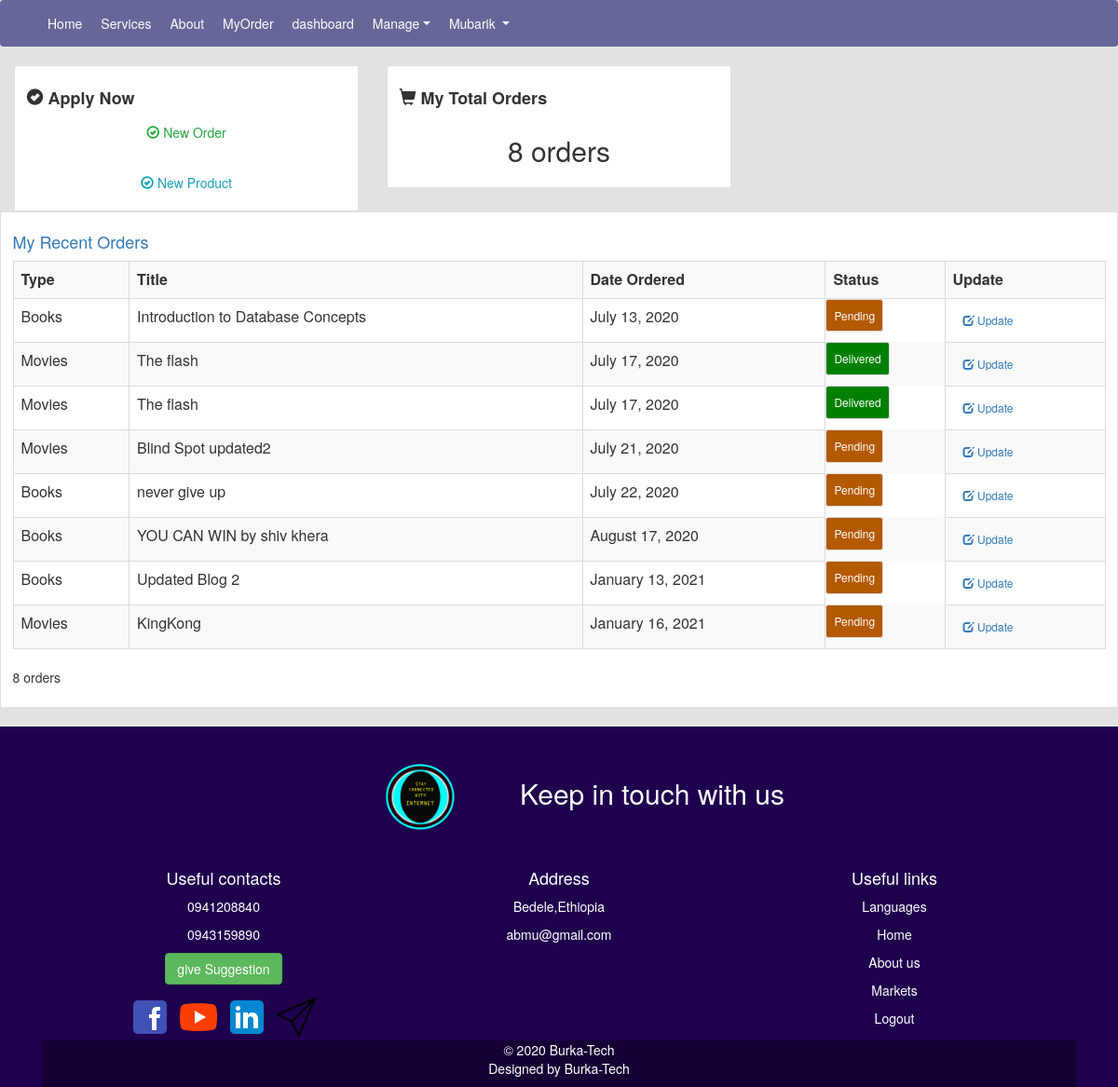
/myorder/ (signed in), run on the app's committed database.
### abmublog/models.py (models this page shows)
class Order(models.Model):
    STATUS = (
        ('Pending', 'Pending'),
        ('Delivered', 'Delivered'),
    )
    name=models.ForeignKey(User,on_delete=models.CASCADE)
    type=models.ForeignKey(Product,on_delete=models.CASCADE)
    title=models.CharField(max_length=200,null=True)
    status=models.CharField(max_length=200, null=True,choices=STATUS,default='Pending')
    date_created=models.DateTimeField(auto_now_add=True)

class Product(models.Model):
    name=models.CharField(max_length=100,unique=True)
    category=models.CharField(max_length=100)
    def __str__(self):
        return self.name

### abmublog/views.py (the view)
# urls.py: path('myorder/',views.myorder,name='myorder'),
@login_required(login_url='login')
def myorder(request):
    orders=Order.objects.filter(name=request.user)
    order_count=orders.count()
    context={'orders':orders,'order_count':order_count}
    return render(request,'abmublog/myorder.html',context)

### abmublog/templates/abmublog/myorder.html (shortened to what this page needs)
{% extends 'abmublog/base.html' %}
{% block content %}
<div class="container-fluid">
      <div class="row">
        <div class="col-md-4">
             <div class="card card-body">
                 <h4><strong><span class="glyphicon glyphicon-ok-sign"></span>   Apply Now</strong></h4>
              <a href="{% url 'orderpage' %}" class="btn btn-outline-success"><span class="glyphicon glyphicon-ok-circle"></span>  New Order</a><br>
              <a href="{% url 'homepage' %}" class="btn btn-outline-info"><span class="glyphicon glyphicon-ok-circle"></span>   New Product</a>
              </div>
        </div>
         <div class="col-md-4" >
             <div class="card card-body">
              <h4> <span class="glyphicon glyphicon-shopping-cart"></span> <strong>My Total Orders</strong></h4>
                 <center><h2>{{order_count}} orders</h2></center>
             </div>
        </div>
      </div>
<div class="row">
  <div class="card card-body">
      <h4><a href=""> My Recent Orders</a> </h4>
      <table class="table table-striped table-bordered " >
                    <tr>
                         <th>Type</th>
                         <th>Title</th>
                         <th>Date Ordered</th>
                         <th>Status</th>
                         <th>Update</th>
                    </tr>
                    {% for order in orders %}
                        <tr>
                            <td>{{order.type}}</td>
                            <td>{{order.title}}</td>
                            <td>{{order.date_created|date:"F d, Y"}}</td>
                            <td class="btn btn-sm category-{{order.status}}">{{order.status}}</td>
                              <td><a class="btn btn-sm btn-link" href=""> <span class="glyphicon glyphicon-edit"></span> Update</a></td>
                        </tr>
                    {% endfor %}
                </table>
       <p>{{order_count }} orders</p>
          </div>
    </div>
</div>
{% endblock %}

### abmublog/templates/abmublog/base.html (shortened to what this page needs)
<html>
<head>
 {% load static %}
       <link rel="stylesheet" href="{% static 'css/bootstrap.min.css' %}"/>
       <link rel="stylesheet" href="{% static 'css/bootstrap.css' %}"/>
       <link rel="stylesheet" href="{% static 'css3/css/bootstrap.min.css' %}"/>
       <link rel="stylesheet" href="{% static 'style.css' %}"/>
</head>
    <body style="background:#e2e2e2">
      {% include 'abmublog/navbar.html' %}
      {% block content %}
      {% endblock content  %}
      <br>
    {% include 'abmublog/footer.html' %}
    </body>
</html>

### abmublog/templates/abmublog/navbar.html (shortened to what this page needs)
<div class="navbar navbar-expand-lg " style="background:#666699">
    <div class="container-fluid">
        <div class="col-md-12">
        <ul>
                <li ><a class=" nav-link" href="{% url 'homepage' %}">Home</a></li>
                <li> <a class="nav-link" href="#service">Services</a></li>
                 <li><a class="nav-link" href="#about">About</a></li>
   {% if user.is_authenticated %}
               <li class="nav-item"><a class="nav-link" href="{% url 'myorder' %}">MyOrder</a></li>
          {% if request.user.is_staff %}
              <li class="nav-item"><a class="nav-link" href="{% url 'dashboard' %}" >dashboard</a></li>
               <li>
                 <a href="#" class=" dropdown-toggle nav-link" data-toggle="dropdown"
                  role="button" aria-haspopup="true" aria-expanded="false">Manage</a>
            </li>
          {% endif %}
             <li>
                 <a href="#" class=" dropdown-toggle nav-link" data-toggle="dropdown"
                  role="button" aria-haspopup="true" aria-expanded="false">{{user.first_name}} </a>
            </li>
          </ul>
  {% endif %}
</div>
</div>
</div>

### abmublog/templates/abmublog/footer.html
{% load static %}
<footer class="footer text-white" style="background:#1f004d">
<div class="container">
<div class="col-md-12">
   <center>
        <h2> <img class="rounded-circle" src="{% static 'images/abmulogo.png' %}"
                  style="width:200px;">Keep in touch with us</h2>
    </center>
    </div>
<div class="col-md-12">
    <div class="col-md-4" style="text-align:center">
            <h4>Useful contacts</h4>
                <p>0941208840</p>
                 <p>0943159890</p>
        {% if user.is_authenticated %}
                <p><a href="{% url 'suggestion' %}" class="btn btn-success" >give Suggestion</a></p>
        {% endif %}
        <a href=""> <img src="{% static 'images/facebook.png' %}"></a>
             <a href=""><img src="{% static 'images/youtube.png' %}" alt="youtube"></a>
             <a href=""><img src="{% static 'images/linkedin.png' %}"></a>
             <a href=""><img src="{% static 'images/telegram.png' %}"></a>
        </div>
        <div class="col-md-4" style="text-align:center">
            <h4>Address</h4>
                <p>Bedele,Ethiopia</p>
                <p>abmu@gmail.com</p>
        </div>
    <div class="col-md-4" style="text-align:center">
        <h4>Useful links</h4>
                 <p><a href="" style="color:#fff">Languages</a></p>
                <p><a href="" style="color:#fff">Home</a></p>
                <p><a href="" style="color:#fff">About us</a></p>
                <p><a href="" style="color:#fff">Markets</a></p>
                <p><a style="color:#fff" href="{% url 'logout' %}">Logout</a></p>
   </div>
</div>
    <div class="col-md-12" style="background:#140033">
        <center><p> © 2020 Burka-Tech <br>
               Designed by Burka-Tech </p>
        </center>
    </div>
</div>
</footer>

### abmublog/static/style.css (style rules this page uses)
* { padding: 0; margin: 0; }
ul { list-style-type: none; margin: 0; padding: 0; overflow: hidden; }
ul li { float: left; }
li a { display: block; color: white; text-align: center; text-decoration: none; }

### abmublog/templates/abmublog/myorder.html (style rules this page uses)
.category-pending { background: #b35900; color:#fff; text-align:center; }
.category-delivered { background:#008000; color:#fff; text-align:center; }

### data on the page
Order: type "Books", title "Introduction to Database Concepts", date_created "July 13, 2020", status "Pending"
Order: type "Movies", title "The flash", date_created "July 17, 2020", status "Delivered"
Order: type "Movies", title "The flash", date_created "July 17, 2020", status "Delivered"
Order: type "Movies", title "Blind Spot updated2", date_created "July 21, 2020", status "Pending"
Order: type "Books", title "never give up", date_created "July 22, 2020", status "Pending"
Order: type "Books", title "YOU CAN WIN by shiv khera", date_created "August 17, 2020", status "Pending"
Order: type "Books", title "Updated Blog 2", date_created "January 13, 2021", status "Pending"
Order: type "Movies", title "KingKong", date_created "January 16, 2021", status "Pending"

### other printed values
{{ user.first_name }} "Mubarik"
{{ order_count }} "8"
